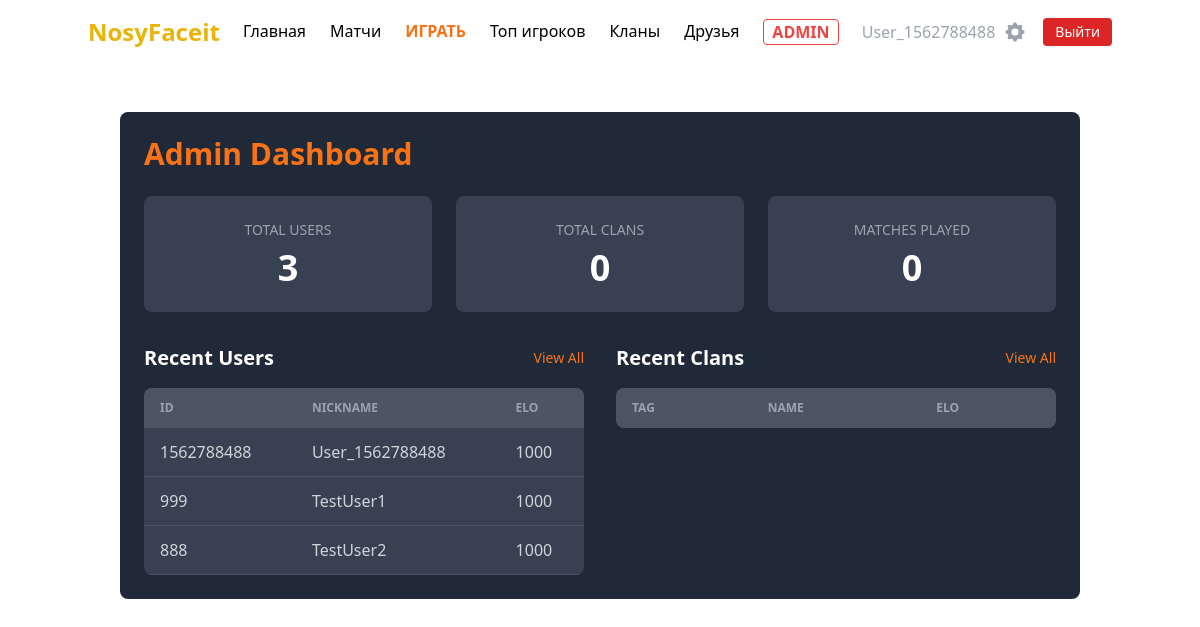
The app's page /admin (signed in) with its own data.
### tables this page shows
CREATE TABLE users (
            user_id INTEGER PRIMARY KEY,
            game_id TEXT,
            nickname TEXT,
            elo INTEGER DEFAULT 1000,
            level INTEGER DEFAULT 4,
            matches INTEGER DEFAULT 0,
            wins INTEGER DEFAULT 0
        , is_banned INTEGER DEFAULT 0, ban_until DATETIME, missed_games INTEGER DEFAULT 0, is_vip INTEGER DEFAULT 0, vip_until DATETIME, is_admin INTEGER DEFAULT 0, avatar_url TEXT, steam_url TEXT, bio TEXT, ban_expiration INTEGER DEFAULT 0, warnings INTEGER DEFAULT 0);

### web/app.py (the view)
@app.route('/admin')
def admin_dashboard():
    import db
    if not session.get('is_admin'):
        flash('Доступ запрещен', 'error')
        return redirect(url_for('index'))
    conn = get_db_connection()
    if not conn:
        flash('Database error', 'error')
        return redirect(url_for('index'))
    cursor = conn.cursor()
    db.execute_query(cursor, 'SELECT COUNT(*) FROM users')
    users_count = cursor.fetchone()[0]
    db.execute_query(cursor, 'SELECT COUNT(*) FROM clans')
    clans_count = cursor.fetchone()[0]
    db.execute_query(cursor, 'SELECT COUNT(*) FROM matches')
    matches_count_1 = cursor.fetchone()[0]
    db.execute_query(cursor, 'SELECT COUNT(*) FROM clan_matches')
    matches_count_2 = cursor.fetchone()[0]
    stats = {
        'users_count': users_count,
        'clans_count': clans_count,
        'matches_count': matches_count_1 + matches_count_2,
    }
    db.execute_query(cursor, 'SELECT * FROM users ORDER BY user_id DESC LIMIT 5')
    recent_users = cursor.fetchall()
    db.execute_query(cursor, 'SELECT * FROM clans ORDER BY created_at DESC LIMIT 5')
    recent_clans = cursor.fetchall()
    conn.close()
    return render_template('admin/dashboard.html', stats=stats, users=recent_users, clans=recent_clans)

### db.py (called while the page is built)
def get_db_connection():
    if IS_POSTGRES:
        try:
            conn = psycopg2.connect(DATABASE_URL, cursor_factory=DictCursor, sslmode='require')
        except psycopg2.OperationalError:
            conn = psycopg2.connect(DATABASE_URL, cursor_factory=DictCursor)
        conn.autocommit = False
        return PostgresConnectionWrapper(conn)
    else:
        basedir = os.path.dirname(os.path.abspath(__file__))
        db_path = os.path.join(basedir, 'database.db')
        conn = sqlite3.connect(db_path)
        conn.row_factory = sqlite3.Row
    return conn

def execute_query(cursor, sql, params=None):
    if IS_POSTGRES:
        sql = sql.replace('?', '%s')
        sql = sql.replace('INSERT OR REPLACE', 'INSERT') # Simple replacement, needs ON CONFLICT handling manually in specific queries
        sql = sql.replace('INTEGER PRIMARY KEY AUTOINCREMENT', 'SERIAL PRIMARY KEY')
    if params:
        cursor.execute(sql, params)
    else:
        cursor.execute(sql)
    return cursor

### web/app.py (called while the page is built, shortened)
def get_db_connection():
    try:
        import db as database_module
        return database_module.get_db_connection()
    except Exception as e:
        print(f"Error connecting to database: {e}")
        logging.error(f"Error connecting to database: {e}")
        g.db_connect_error = str(e)
        return None

@app.before_request
def check_ban():
    if not request.endpoint or 'static' in request.endpoint:
        return
    if 'user_id' in session:
        conn = get_db_connection()
        if conn:
            cursor = conn.cursor()
            db.execute_query(cursor, 'SELECT is_banned, is_admin, ban_expiration FROM users WHERE user_id = ?', (session['user_id'],))
            user = cursor.fetchone()
            conn.close()
            if user:
                session['is_admin'] = bool(user['is_admin'])

@app.teardown_appcontext
def close_connection(exception):
    db = getattr(g, '_database', None)
    if db is not None:
        db.close()

### web/templates/admin/dashboard.html (shortened to what this page needs)
{% extends 'base.html' %}
{% block content %}
<div class="container mx-auto px-4 py-8">
    <div class="bg-gray-800 rounded-lg p-6 mb-8">
        <h1 class="text-3xl font-bold mb-6 text-orange-500">Admin Dashboard</h1>
        <div class="grid grid-cols-1 md:grid-cols-3 gap-6 mb-8">
            <div class="bg-gray-700 p-6 rounded-lg text-center">
                <h3 class="text-gray-400 text-sm uppercase mb-2">Total Users</h3>
                <p class="text-4xl font-bold text-white">{{ stats.users_count }}</p>
            </div>
            <div class="bg-gray-700 p-6 rounded-lg text-center">
                <h3 class="text-gray-400 text-sm uppercase mb-2">Total Clans</h3>
                <p class="text-4xl font-bold text-white">{{ stats.clans_count }}</p>
            </div>
            <div class="bg-gray-700 p-6 rounded-lg text-center">
                <h3 class="text-gray-400 text-sm uppercase mb-2">Matches Played</h3>
                <p class="text-4xl font-bold text-white">{{ stats.matches_count }}</p>
            </div>
        </div>
        <div class="grid grid-cols-1 md:grid-cols-2 gap-8">
            <div>
                <div class="flex justify-between items-center mb-4">
                    <h2 class="text-xl font-bold text-white">Recent Users</h2>
                    <a href="{{ url_for('admin_users') }}" class="text-orange-500 hover:text-orange-400 text-sm">View All</a>
                </div>
                <div class="bg-gray-700 rounded-lg overflow-hidden">
                    <table class="w-full text-left text-gray-300">
                        <thead class="bg-gray-600 text-xs uppercase text-gray-400">
                            <tr>
                                <th class="px-4 py-3">ID</th>
                                <th class="px-4 py-3">Nickname</th>
                                <th class="px-4 py-3">ELO</th>
                            </tr>
                        </thead>
                        <tbody>
                            {% for user in users %}
                            <tr class="border-b border-gray-600 hover:bg-gray-600">
                                <td class="px-4 py-3">{{ user.user_id }}</td>
                                <td class="px-4 py-3">{{ user.nickname }}</td>
                                <td class="px-4 py-3">{{ user.elo }}</td>
                            </tr>
                            {% endfor %}
                        </tbody>
                    </table>
                </div>
            </div>
            <div>
                <div class="flex justify-between items-center mb-4">
                    <h2 class="text-xl font-bold text-white">Recent Clans</h2>
                    <a href="{{ url_for('admin_clans') }}" class="text-orange-500 hover:text-orange-400 text-sm">View All</a>
                </div>
                <div class="bg-gray-700 rounded-lg overflow-hidden">
                    <table class="w-full text-left text-gray-300">
                        <thead class="bg-gray-600 text-xs uppercase text-gray-400">
                            <tr>
                                <th class="px-4 py-3">Tag</th>
                                <th class="px-4 py-3">Name</th>
                                <th class="px-4 py-3">ELO</th>
                            </tr>
                        </thead>
                    </table>
                </div>
            </div>
        </div>
    </div>
</div>
{% endblock %}

### web/templates/base.html (shortened to what this page needs)
<!DOCTYPE html>
<html lang="ru">
<head>
    <script src="https://cdn.tailwindcss.com"></script>
</head>
<body class="bg-tg-bg text-tg-text font-sans">
    <nav class="bg-tg-secondary p-4">
        <div class="container mx-auto flex flex-col md:flex-row justify-between items-center gap-4">
            <a href="/" class="text-2xl font-bold text-yellow-500 mb-2 md:mb-0">NosyFaceit</a>
            <div class="flex flex-wrap justify-center gap-3 md:gap-6 text-sm md:text-base">
                <a href="/" class="hover:text-yellow-400 transition">Главная</a>
                <a href="/matches" class="hover:text-yellow-400 transition">Матчи</a>
                <a href="{{ url_for('play') }}" class="text-orange-500 font-bold hover:text-orange-400 animate-pulse transition">ИГРАТЬ</a>
                    <a href="/leaderboard" class="hover:text-yellow-400 transition">Топ игроков</a>
                    <a href="/clans" class="hover:text-yellow-400 transition">Кланы</a>
                    {% if session.get('user_id') %}
                    <a href="{{ url_for('friends_list') }}" class="hover:text-yellow-400 transition">Друзья</a>
                    {% endif %}
                    {% if session.get('is_admin') %}
                    <a href="{{ url_for('admin_dashboard') }}" class="text-red-500 font-bold border border-red-500 px-2 rounded hover:bg-red-500 hover:text-white transition">ADMIN</a>
                {% endif %}
            </div>
            <div class="flex items-center mt-2 md:mt-0">
                {% if session.get('user_id') %}
                    <a href="{{ url_for('settings') }}" class="flex items-center text-gray-400 hover:text-white mr-4 group transition">
                        <span class="mr-2 font-medium">{{ session.get('nickname') }}</span>
                    </a>
                    <a href="/logout" class="bg-red-600 hover:bg-red-700 text-white px-3 py-1 rounded text-sm transition">Выйти</a>
                {% else %}
                    <a href="/login" class="bg-tg-button hover:opacity-90 text-tg-button-text px-4 py-2 rounded font-bold transition">Войти</a>
                {% endif %}
            </div>
        </div>
    </nav>
    <div class="container mx-auto p-4">
        {% block content %}{% endblock %}
    </div>
</body>
</html>

### records on screen
users: get "User_1562788488", user_id "1562788488", nickname "User_1562788488", elo "1000"
users: user_id "999", nickname "TestUser1", elo "1000"
users: user_id "888", nickname "TestUser2", elo "1000"

### other values on screen
{{ stats.users_count }} "3"
{{ stats.clans_count }} "0"
{{ stats.matches_count }} "0"
